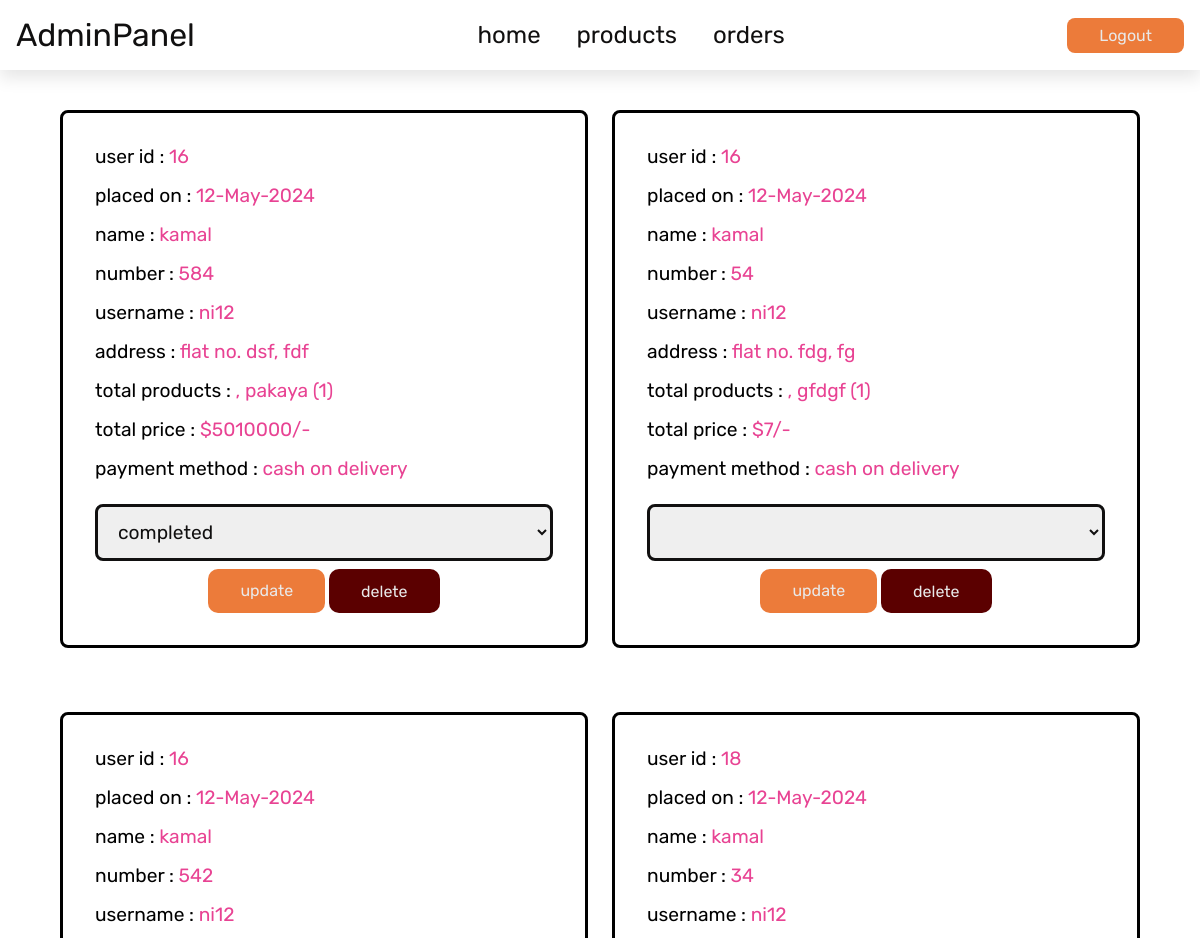
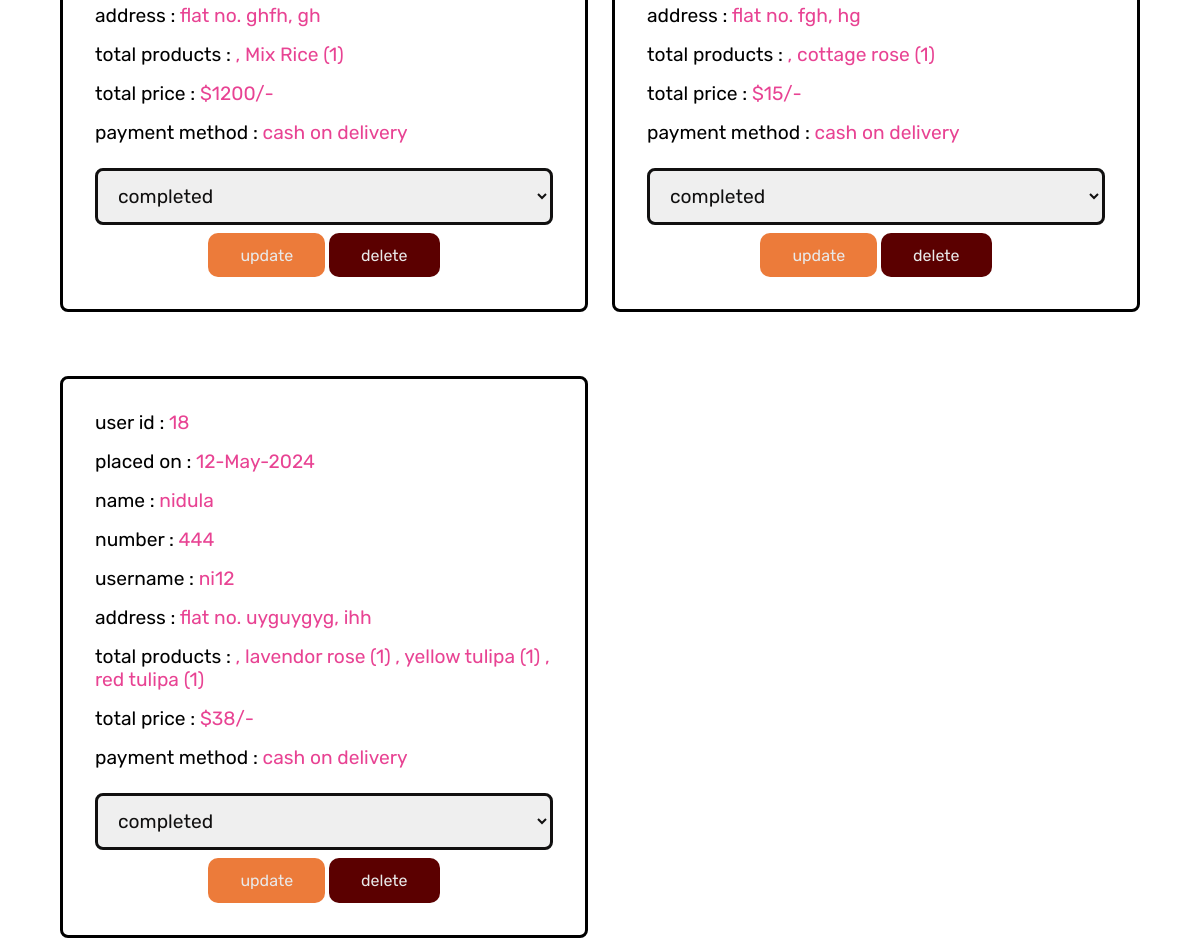
Page /admin_order.php (signed in) on the committed database (2 pictures, top to bottom).
### tables this page shows
CREATE TABLE `orders` (
  `id` int(100) NOT NULL,
  `user_id` int(100) NOT NULL,
  `name` varchar(100) NOT NULL,
  `number` varchar(12) NOT NULL,
  `username` varchar(100) NOT NULL,
  `method` varchar(50) NOT NULL,
  `address` varchar(500) NOT NULL,
  `total_products` varchar(1000) NOT NULL,
  `total_price` int(100) NOT NULL,
  `placed_on` varchar(50) NOT NULL,
  `payment_status` varchar(20) NOT NULL DEFAULT 'pending'
);

### admin_order.php (the view, shortened to what this page needs)
<?php
@include 'config.php';
?>
<!DOCTYPE html>
<html lang="en">
<head>
   <link rel="stylesheet" href="https://cdnjs.cloudflare.com/ajax/libs/font-awesome/6.0.0/css/all.min.css">
   <link rel="stylesheet" href="css/admin_style.css">
</head>
<body>
<?php include 'admin_header.php'; ?>
<div class="placed-orders">
   <div class="box-container">
   <?php
   $select_orders = mysqli_query($conn, "SELECT * FROM `orders`") or die('query failed');
   if(mysqli_num_rows($select_orders) > 0){
      while($fetch_orders = mysqli_fetch_assoc($select_orders)){
   ?>
   <div class="box">
      <p> user id : <span><?php echo $fetch_orders['user_id']; ?></span> </p>
      <p> placed on : <span><?php echo $fetch_orders['placed_on']; ?></span> </p>
      <p> name : <span><?php echo $fetch_orders['name']; ?></span> </p>
      <p> number : <span><?php echo $fetch_orders['number']; ?></span> </p>
      <p> username : <span><?php echo $fetch_orders['username']; ?></span> </p>
      <p> address : <span><?php echo $fetch_orders['address']; ?></span> </p>
      <p> total products : <span><?php echo $fetch_orders['total_products']; ?></span> </p>
      <p> total price : <span>$<?php echo $fetch_orders['total_price']; ?>/-</span> </p>
      <p> payment method : <span><?php echo $fetch_orders['method']; ?></span> </p>
      <form action="" method="post">
         <select name="update_payment">
            <option disabled selected><?php echo $fetch_orders['payment_status']; ?></option>
            <option value="pending">pending</option>
         </select>
         <input type="submit" name="update_order" value="update" class="update-btn">
         <a href="admin_order.php?delete=<?php echo $fetch_orders['id']; ?>" class="delete-btn" onclick="return confirm('delete this order?');">delete</a>
      </form>
   </div>
   <?php
      }
   }else{
      echo '<p class="empty">no orders placed yet!</p>';
   }
   ?>
   </div>
</div>
</body>
</html>

### css/admin_style.css (style rules this page uses)
:root { --pink:#e84393; --red:#c0392b; --orange:#f39c12; --black:#333; --white:#fff; --light-color:#666; --light-white:#ccc; --light-bg:#f5f5f5; --border:.2rem solid var(--black); --box-shadow:0 .5rem 1rem rgba(0,0,0,.1); --bg-colour:#5b0000; --black:#111010; --primary-color:#edaf3b; --btn-color:#ec7b3a; --second-color:#9d2d08; --textColor:#e9e9e9; --red:#c0392b; }
* { font-family: 'Rubik', sans-serif; margin:0; padding:0; box-sizing: border-box; outline: none; border:none; text-decoration: none; transition:all .2s linear; }
.delete-btn { font-size: 14px; background-color: var(--red); }
.placed-orders .box-container { display: grid; grid-template-columns: repeat(auto-fit, 33rem); gap:1.5rem; align-items: flex-start; max-width: 1200px; margin: 0 auto; justify-content: center; }
.placed-orders .box-container .box { padding:2rem; background-color: var(--white); border: 3px solid black; border-radius: .5rem; margin-top: 40px; }
.placed-orders .box-container .box p { margin-bottom: 1rem; font-size: 1.2rem; color:black; }
.placed-orders .box-container .box p span { color:var(--pink); }
.placed-orders .box-container .box form { margin-top: 1rem; text-align: center; }
.placed-orders .box-container .box form select { width: 100%; border:var(--border); padding:.8rem 1rem; font-size: 1.2rem; color:var(--black); border:var(--border); border-radius: .5rem; margin:.5rem 0; }
.update-btn { background-color: var(--btn-color); color: var(--textColor); padding: .8rem 2rem; border-radius: 10px; font-size: 1rem; cursor: pointer; }
.delete-btn { background-color: var(--bg-colour); color: var(--textColor); padding: .8rem 2rem; border-radius: 10px; font-size: 1rem; cursor: pointer; }

### rows in the picture
orders: user "16", placed_on "12-May-2024", name "kamal", number "584", username "ni12", address "flat no. dsf, fdf", total_products ", pakaya (1)", total_price "5010000", method "cash on delivery", update_payment "completed"
orders: user "16", placed_on "12-May-2024", name "kamal", number "54", username "ni12", address "flat no. fdg, fg", total_products ", gfdgf (1)", total_price "7", method "cash on delivery"
orders: user "16", placed_on "12-May-2024", name "kamal", number "542", username "ni12", address "flat no. ghfh, gh", total_products ", Mix Rice (1)", total_price "1200", method "cash on delivery", update_payment "completed"
orders: user "18", placed_on "12-May-2024", name "kamal", number "34", username "ni12", address "flat no. fgh, hg", total_products ", cottage rose (1)", total_price "15", method "cash on delivery", update_payment "completed"
orders: user "18", placed_on "12-May-2024", name "nidula", number "444", username "ni12", address "flat no. uyguygyg, ihh", total_products ", lavendor rose (1) , yellow tulipa (1) , red tulipa (1)", total_price "38", method "cash on delivery", update_payment "completed"
